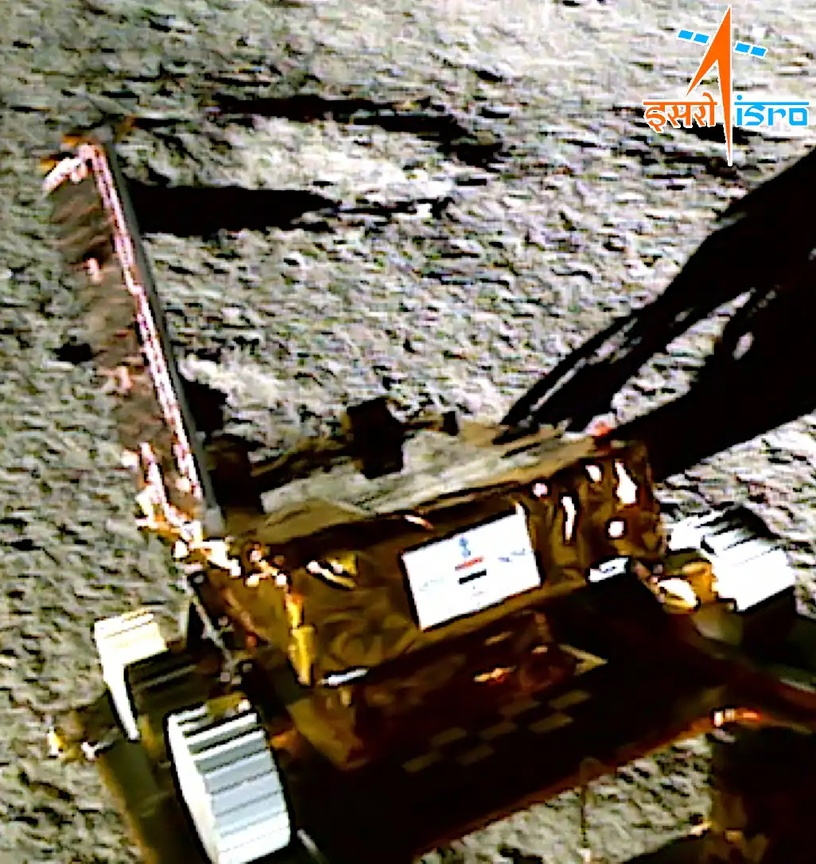
%> input picture computing2/Rover_first_movement.jpg, 816 x 864 px, shrunk from 1026 x 1086 before the run
$ octave q4_tik.m   (GNU Octave 9; MATLAB toolbox functions it lacks are replaced by stand-ins)
%> lines starting %> are read from the running program, lines starting %| are printed output that depends on the picture
%Loading the blurred image
blurred_image = imread('Rover_first_movement.jpg');
%> blurred_image is the input picture: size 864x816x3 uint8; mean R, G, B 113.7, 104.8, 89.8

if size(blurred_image, 3) == 3
    noisy_image = rgb2gray(blurred_image);
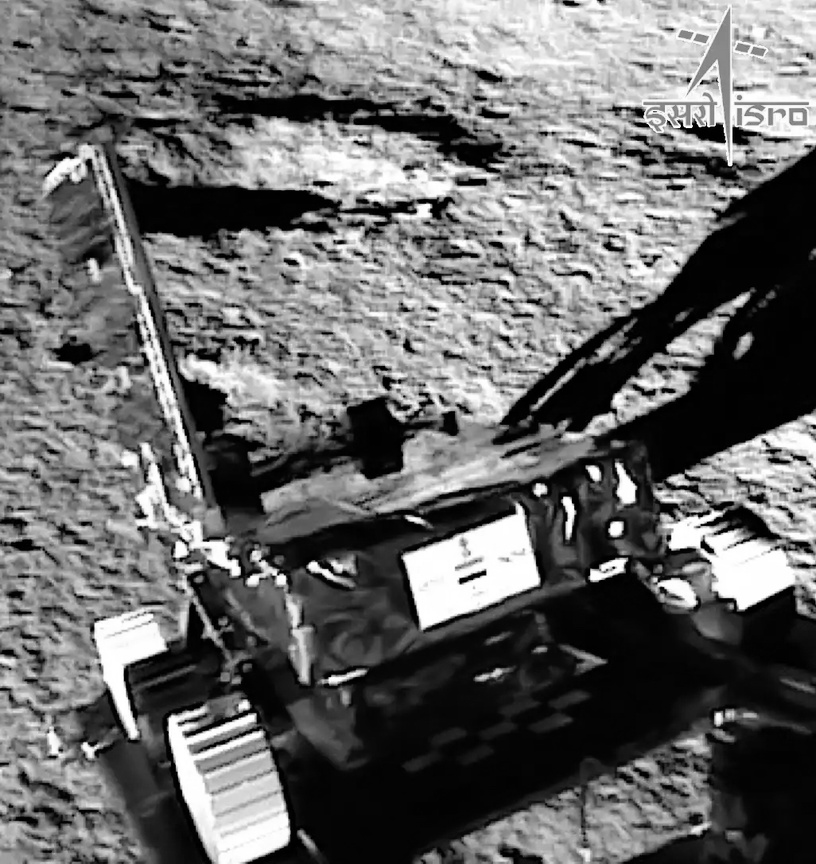
%> noisy_image: size 864x816 uint8; min 0, max 255, mean 105.7
end

% Performing the Fourier Transform
fft_image = fft2(noisy_image);

% Shifting the zero frequency components to the center
fft_image = fftshift(fft_image);

% Computing the magnitude and phase of the Fourier Transform
magnitude_spectrum = abs(fft_image);

% Displaying the original image and the magnitude spectra
subplot(1, 3, 1);
imshow(blurred_image);
title('Original Image');

subplot(1, 3, 2);
imshow(log(1 + magnitude_spectrum), []);
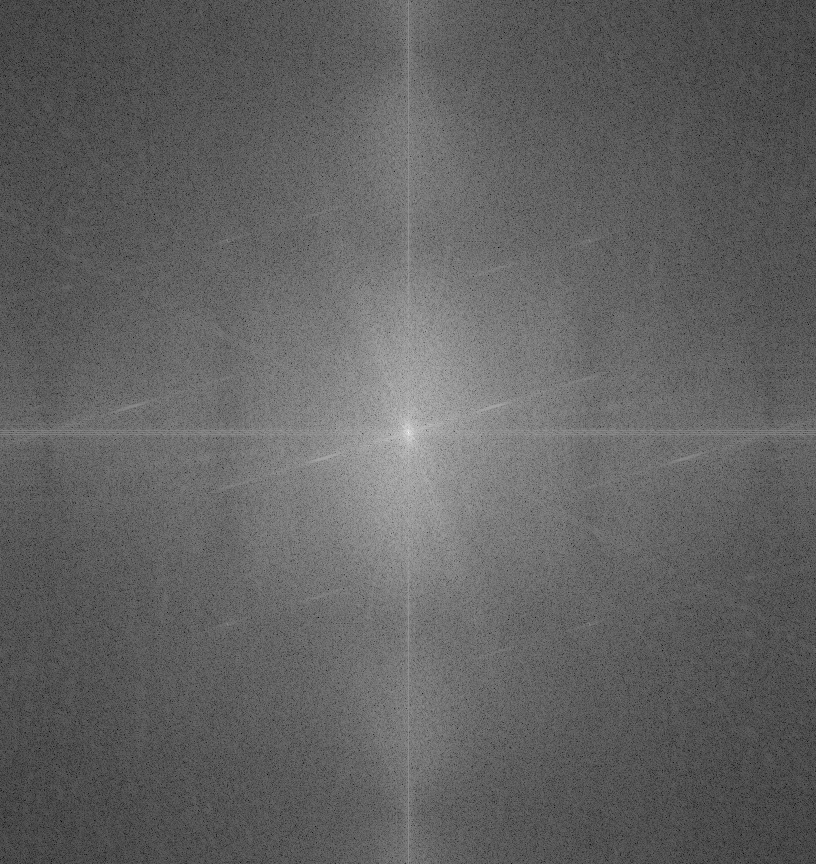
%> displayed picture: size 864x816, on the screen's scale of 0 to 255; min 0, max 255, mean 98
title('Magnitude Spectrum');

% J = deconvwnr(I,psf,nsr)
% J = deconvwnr(I,psf,ncorr,icorr)
% J = deconvwnr(I,psf)
% Description

% J = deconvwnr(I,psf,nsr) deconvolves image I using the Wiener filter algorithm, returning deblurred image J. psf is the point-spread function (PSF) with which I was convolved.
% nsr is the noise-to-signal power ratio of the additive noise. The algorithm is optimal in a sense of least mean square error between the estimated and the true images.

% J = deconvwnr(I,psf,ncorr,icorr) deconvolves image I, where ncorr is the autocorrelation function of the noise and icorr is the autocorrelation function of the original image.

% Defining the PSF to represent the motion (tuned based on putting lots if values to finally get
% the specific motion)
psf = fspecial('motion', 10, 0);

% Specify the noise-to-signal ratio (tuned for lots of values, to agree upon this)
noise_var = 0.1;

% Performing Wiener deconvolution for motion deblurring with Tikhonov regularization

alpha = 0.5; % Tuned the regularization parameter
%> (the run ends here)
